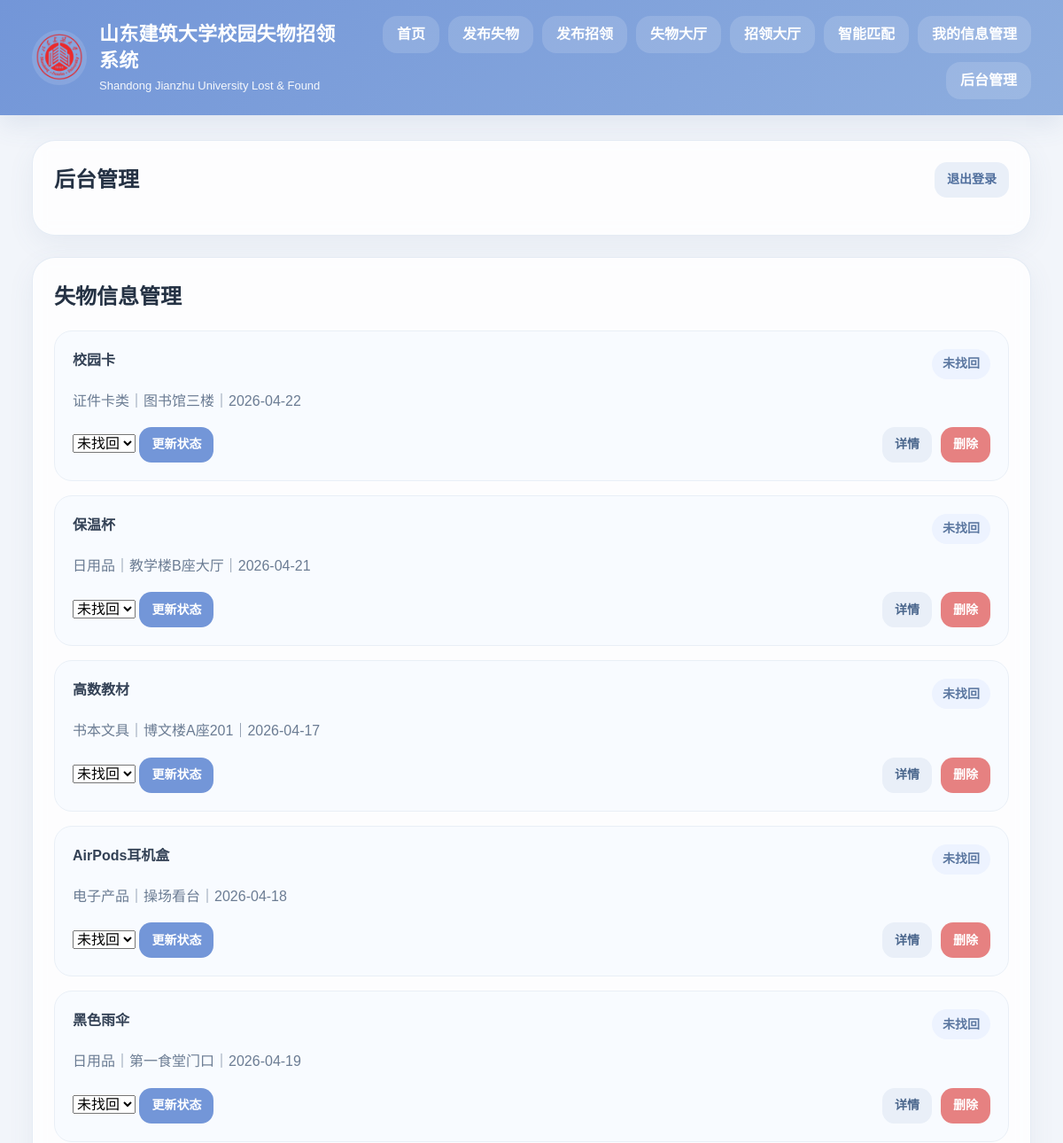
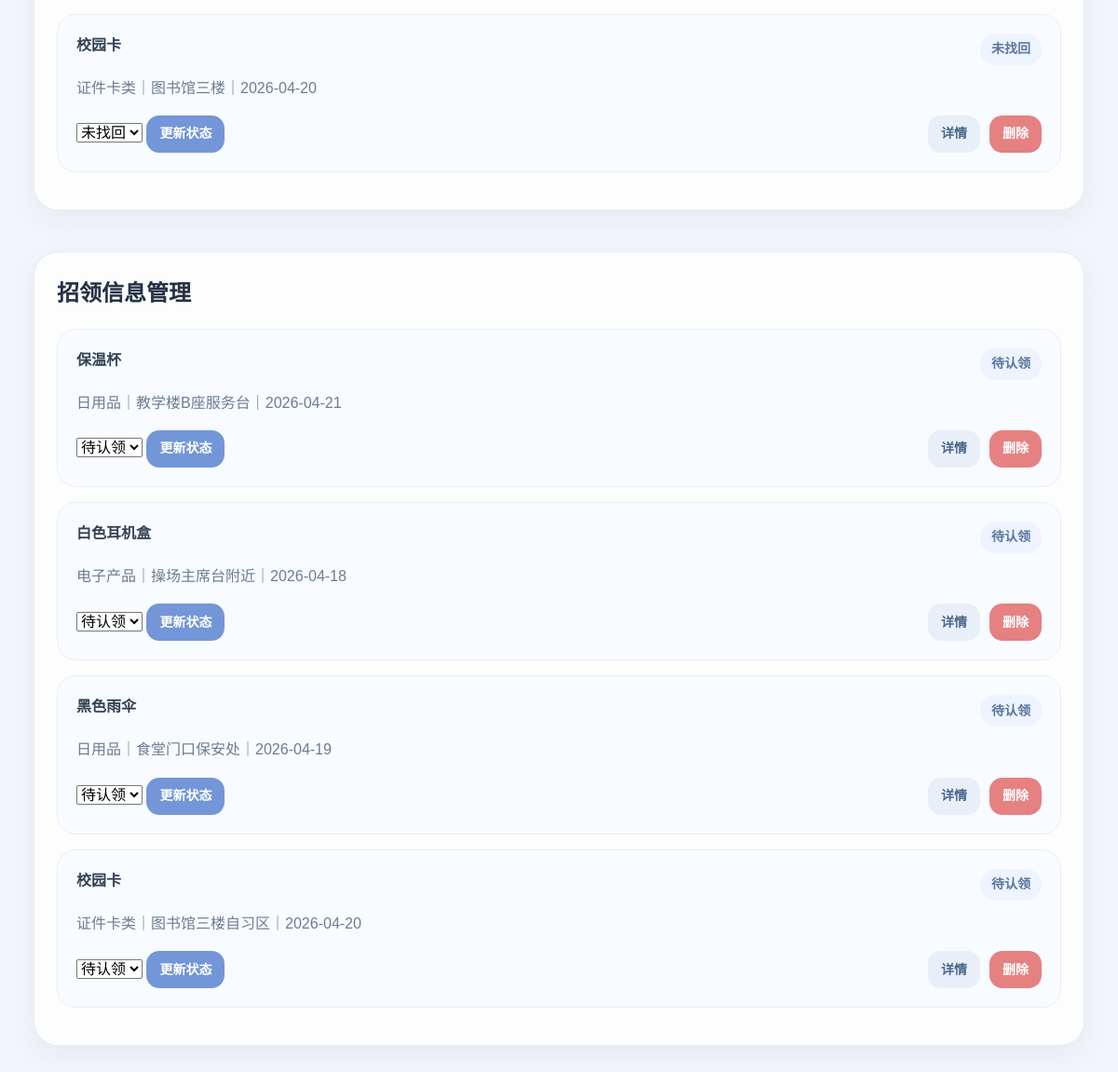
/admin (signed in), run on the app's committed database (2 pictures, top to bottom).
### tables this page shows
CREATE TABLE lost_items (
            id INTEGER PRIMARY KEY AUTOINCREMENT,
            item_name TEXT NOT NULL,
            category TEXT NOT NULL,
            color TEXT,
            event_date TEXT,
            location TEXT,
            description TEXT,
            contact TEXT,
            status TEXT DEFAULT '未找回',
            created_at TEXT NOT NULL
        , image_filename TEXT);

CREATE TABLE found_items (
            id INTEGER PRIMARY KEY AUTOINCREMENT,
            item_name TEXT NOT NULL,
            category TEXT NOT NULL,
            color TEXT,
            event_date TEXT,
            location TEXT,
            description TEXT,
            contact TEXT,
            status TEXT DEFAULT '待认领',
            created_at TEXT NOT NULL
        , image_filename TEXT);

### app.py (the view)
@app.route("/admin")
def admin():
    if not require_admin():
        return redirect(url_for("admin_login"))
    db = get_db()
    lost_items = db.execute("SELECT * FROM lost_items ORDER BY id DESC").fetchall()
    found_items = db.execute("SELECT * FROM found_items ORDER BY id DESC").fetchall()
    return render_template("admin.html", lost_items=lost_items, found_items=found_items)

### app.py (called while the page is built)
def get_db():
    if "db" not in g:
        g.db = sqlite3.connect(DB_PATH)
        g.db.row_factory = sqlite3.Row
    return g.db

def require_admin():
    return session.get("is_admin") is True

### templates/admin.html (shortened to what this page needs)
{% extends "base.html" %}
{% block content %}
<div class="panel admin-topbar">
    <div class="panel-header">
        <h2>后台管理</h2>
        <a class="btn btn-secondary btn-small" href="{{ url_for('admin_logout') }}">退出登录</a>
    </div>
</div>
<div class="grid-two">
    <div class="panel">
        <div class="panel-header">
            <h2>失物信息管理</h2>
        </div>
        {% for item in lost_items %}
        <div class="admin-card">
            <div class="item-top">
                <strong>{{ item.item_name }}</strong>
                <span class="badge">{{ item.status }}</span>
            </div>
            <p>{{ item.category }}｜{{ item.location }}｜{{ item.event_date }}</p>
            <div class="admin-actions">
                <form method="post" action="{{ url_for('update_status', kind='lost', item_id=item.id) }}">
                    <select name="status">
                        <option value="未找回" {% if item.status == "未找回" %}selected{% endif %}>未找回</option>
                    </select>
                    <button class="btn btn-small btn-primary" type="submit">更新状态</button>
                </form>
                <div class="admin-inline">
                    <a class="btn btn-small btn-secondary" href="{{ url_for('detail', kind='lost', item_id=item.id) }}">详情</a>
                    <form method="post" action="{{ url_for('delete_item', kind='lost', item_id=item.id) }}">
                        <button class="btn btn-small btn-danger" type="submit">删除</button>
                    </form>
                </div>
            </div>
        </div>
        {% else %}
        <div class="empty-box">暂无失物记录</div>
        {% endfor %}
    </div>
    <div class="panel">
        <div class="panel-header">
            <h2>招领信息管理</h2>
        </div>
        {% for item in found_items %}
        <div class="admin-card">
            <div class="item-top">
                <strong>{{ item.item_name }}</strong>
                <span class="badge">{{ item.status }}</span>
            </div>
            <p>{{ item.category }}｜{{ item.location }}｜{{ item.event_date }}</p>
            <div class="admin-actions">
                <form method="post" action="{{ url_for('update_status', kind='found', item_id=item.id) }}">
                    <select name="status">
                        <option value="待认领" {% if item.status == "待认领" %}selected{% endif %}>待认领</option>
                    </select>
                    <button class="btn btn-small btn-primary" type="submit">更新状态</button>
                </form>
                <div class="admin-inline">
                    <a class="btn btn-small btn-secondary" href="{{ url_for('detail', kind='found', item_id=item.id) }}">详情</a>
                    <form method="post" action="{{ url_for('delete_item', kind='found', item_id=item.id) }}">
                        <button class="btn btn-small btn-danger" type="submit">删除</button>
                    </form>
                </div>
            </div>
        </div>
        {% else %}
        <div class="empty-box">暂无招领记录</div>
        {% endfor %}
    </div>
</div>
{% endblock %}

### templates/base.html (shortened to what this page needs)
<!DOCTYPE html>
<html lang="zh-CN">
<head>
    <link rel="stylesheet" href="{{ url_for('static', filename='css/style.css') }}">
</head>
<body>
    <header class="topbar">
        <div class="container topbar-inner">
            <div class="brand">
                <img class="brand-logo-img" src="{{ url_for('static', filename='images/logo.png') }}" alt="校徽">
                <div>
                    <div class="brand-title">山东建筑大学校园失物招领系统</div>
                    <div class="brand-subtitle">Shandong Jianzhu University Lost &amp; Found</div>
                </div>
            </div>
            <nav class="nav">
                <a href="{{ url_for('index') }}">首页</a>
                <a href="{{ url_for('publish', kind='lost') }}">发布失物</a>
                <a href="{{ url_for('publish', kind='found') }}">发布招领</a>
                <a href="{{ url_for('list_items', kind='lost') }}">失物大厅</a>
                <a href="{{ url_for('list_items', kind='found') }}">招领大厅</a>
                <a href="{{ url_for('match_page') }}">智能匹配</a>
                <a href="{{ url_for('manage_lookup') }}">我的信息管理</a>
                <a href="{{ url_for('admin') }}">后台管理</a>
            </nav>
        </div>
    </header>
    <main class="container page">
        {% block content %}{% endblock %}
    </main>
</body>
</html>

### static/css/style.css (style rules this page uses)
:root { --bg: #f2f5fa; --card: rgba(255, 255, 255, 0.82); --card-solid: #ffffff; --border: #dfe7f1; --border-light: #e9eff6; --text: #334155; --text-dark: #253244; --text-light: #6b7c93; --primary: #7396d8; --primary-dark: #5f84ca; --primary-light: #edf3ff; --danger: #e68181; --danger-dark: #d86a6a; --success-bg: #e9f7ec; --success-text: #2e7d4c; --error-bg: #fdeceb; --error-text: #b14a4a; --shadow: 0 10px 30px rgba(92, 118, 158, 0.08); --radius-xl: 26px; --radius-lg: 20px; --radius-md: 16px; --radius-sm: 12px; }
* { box-sizing: border-box; }
html, body { margin: 0; padding: 0; }
body { font-family: "Microsoft YaHei", "PingFang SC", Arial, sans-serif; background: var(--bg); color: var(--text); line-height: 1.65; }
a { color: inherit; text-decoration: none; }
img { max-width: 100%; display: block; }
button, input, select, textarea { font: inherit; }
.container { width: min(1400px, 94%); margin: 0 auto; }
.topbar { background: linear-gradient(135deg, #7396d8 0%, #8dadde 100%); color: #fff; box-shadow: 0 10px 28px rgba(72, 105, 160, 0.12); }
.topbar-inner { display: flex; justify-content: space-between; align-items: center; gap: 24px; padding: 18px 0; }
.brand { display: flex; align-items: center; gap: 14px; min-width: 0; }
.brand-logo-img { width: 62px; height: 62px; border-radius: 50%; object-fit: contain; background: rgba(255, 255, 255, 0.12); padding: 3px; flex-shrink: 0; }
.brand-title { font-size: 22px; font-weight: 800; letter-spacing: 0.2px; line-height: 1.35; }
.brand-subtitle { font-size: 13px; opacity: 0.92; margin-top: 4px; line-height: 1.4; }
.nav { display: flex; flex-wrap: wrap; gap: 10px; justify-content: flex-end; }
.nav a { display: inline-flex; align-items: center; justify-content: center; min-height: 42px; padding: 0 16px; border-radius: 16px; background: rgba(255, 255, 255, 0.14); color: #fff; font-weight: 600; transition: all 0.2s ease; white-space: nowrap; }
.page { padding: 28px 0 40px; }
.panel { background: var(--card); backdrop-filter: blur(8px); border-radius: var(--radius-xl); padding: 24px; box-shadow: var(--shadow); border: 1px solid rgba(225, 233, 243, 0.88); }
.panel + .panel { margin-top: 22px; }
.panel-header { display: flex; justify-content: space-between; align-items: center; gap: 18px; margin-bottom: 18px; }
.panel-header h2 { margin: 0; font-size: 24px; color: var(--text-dark); }
.panel-header a { color: #506f9d; font-weight: 700; }
.grid-two { display: grid; grid-template-columns: 1fr 1fr; gap: 22px; }
.item-top { display: flex; justify-content: space-between; align-items: flex-start; gap: 16px; margin-bottom: 12px; }
.btn { display: inline-flex; align-items: center; justify-content: center; min-height: 48px; padding: 0 18px; border: none; cursor: pointer; border-radius: 16px; font-size: 15px; font-weight: 700; transition: all 0.2s ease; white-space: nowrap; }
.btn-small { min-height: 40px; padding: 0 14px; border-radius: 14px; font-size: 14px; }
.btn-primary { background: var(--primary); color: #fff; }
.btn-secondary { background: #e9eff8; color: #4b678d; }
.btn-danger { background: var(--danger); color: #fff; }
.badge { display: inline-flex; align-items: center; justify-content: center; min-height: 34px; padding: 0 12px; border-radius: 999px; background: var(--primary-light); color: #5b77a0; font-size: 14px; font-weight: 700; white-space: nowrap; }
.admin-topbar { margin-bottom: 24px; }
.admin-card { background: #f8fbff; border: 1px solid var(--border-light); border-radius: 20px; padding: 20px; margin-bottom: 16px; }
.admin-card p { margin: 8px 0 0; color: var(--text-light); }
.admin-actions { margin-top: 16px; display: flex; justify-content: space-between; gap: 14px; flex-wrap: wrap; }
.admin-inline { display: flex; gap: 10px; flex-wrap: wrap; }
@media (max-width: 1200px) { .hero, .detail-layout, .grid-two, .match-block { grid-template-columns: 1fr; } }

### data on the page
lost_items: item_name "校园卡", status "未找回", category "证件卡类", location "图书馆三楼", event_date "2026-04-22"
lost_items: item_name "保温杯", status "未找回", category "日用品", location "教学楼B座大厅", event_date "2026-04-21"
lost_items: item_name "高数教材", status "未找回", category "书本文具", location "博文楼A座201", event_date "2026-04-17"
lost_items: item_name "AirPods耳机盒", status "未找回", category "电子产品", location "操场看台", event_date "2026-04-18"
lost_items: item_name "黑色雨伞", status "未找回", category "日用品", location "第一食堂门口", event_date "2026-04-19"
lost_items: item_name "校园卡", status "未找回", category "证件卡类", location "图书馆三楼", event_date "2026-04-20"
found_items: item_name "保温杯", status "待认领", category "日用品", location "教学楼B座服务台", event_date "2026-04-21"
found_items: item_name "白色耳机盒", status "待认领", category "电子产品", location "操场主席台附近", event_date "2026-04-18"
found_items: item_name "黑色雨伞", status "待认领", category "日用品", location "食堂门口保安处", event_date "2026-04-19"
found_items: item_name "校园卡", status "待认领", category "证件卡类", location "图书馆三楼自习区", event_date "2026-04-20"
